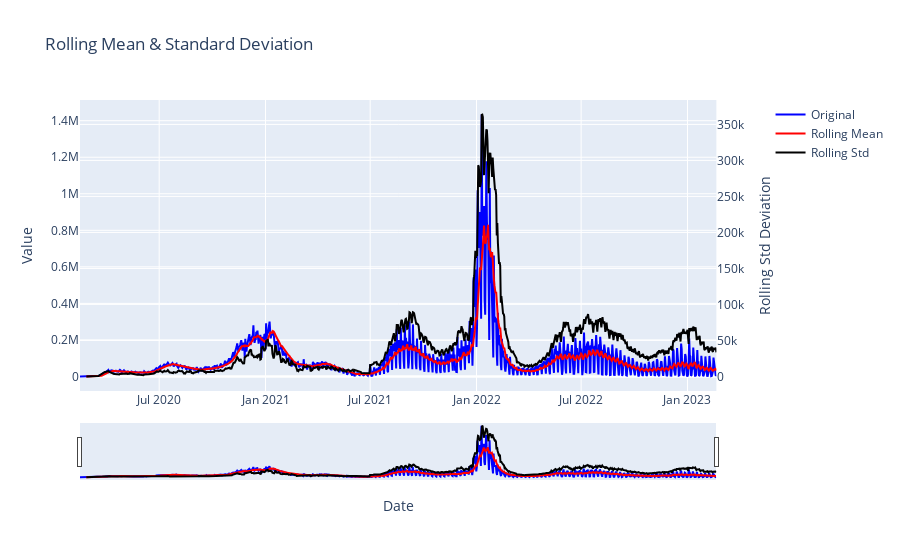

The cell this chart's notebook holds for it:
### Code cell
test_stationarity(train_df['new_confirmed'])

### Figure 1 — Plotly figure (JSON) as saved in the notebook; plotly's stock layout.template omitted (floating-point values rounded to 4 significant figures; data arrays with more than 128 entries replaced by an {"elided": "..."} marker saying what was removed)
{"data": [{"line": {"color": "blue"}, "mode": "lines", "name": "Original", "type": "scatter", "x": {"elided": "1102 str values"}, "y": {"elided": "1102 int values"}}, {"line": {"color": "red"}, "mode": "lines", "name": "Rolling Mean", "type": "scatter", "x": {"elided": "1102 str values"}, "y": {"elided": "1102 float values"}}, {"line": {"color": "black"}, "mode": "lines", "name": "Rolling Std", "type": "scatter", "x": {"elided": "1102 str values"}, "xaxis": "x", "y": {"elided": "1102 float values"}, "yaxis": "y2"}], "layout": {"title": {"text": "Rolling Mean & Standard Deviation"}, "xaxis": {"anchor": "y", "domain": [0, 0.94], "rangeslider": {"visible": true}, "title": {"text": "Date"}, "type": "date"}, "yaxis": {"anchor": "x", "domain": [0, 1], "title": {"text": "Value"}}, "yaxis2": {"anchor": "x", "overlaying": "y", "side": "right", "title": {"text": "Rolling Std Deviation"}}}}
